Frame 1 (no input): blank canvas, image omitted
Frame 60 (no input): blank canvas, image omitted
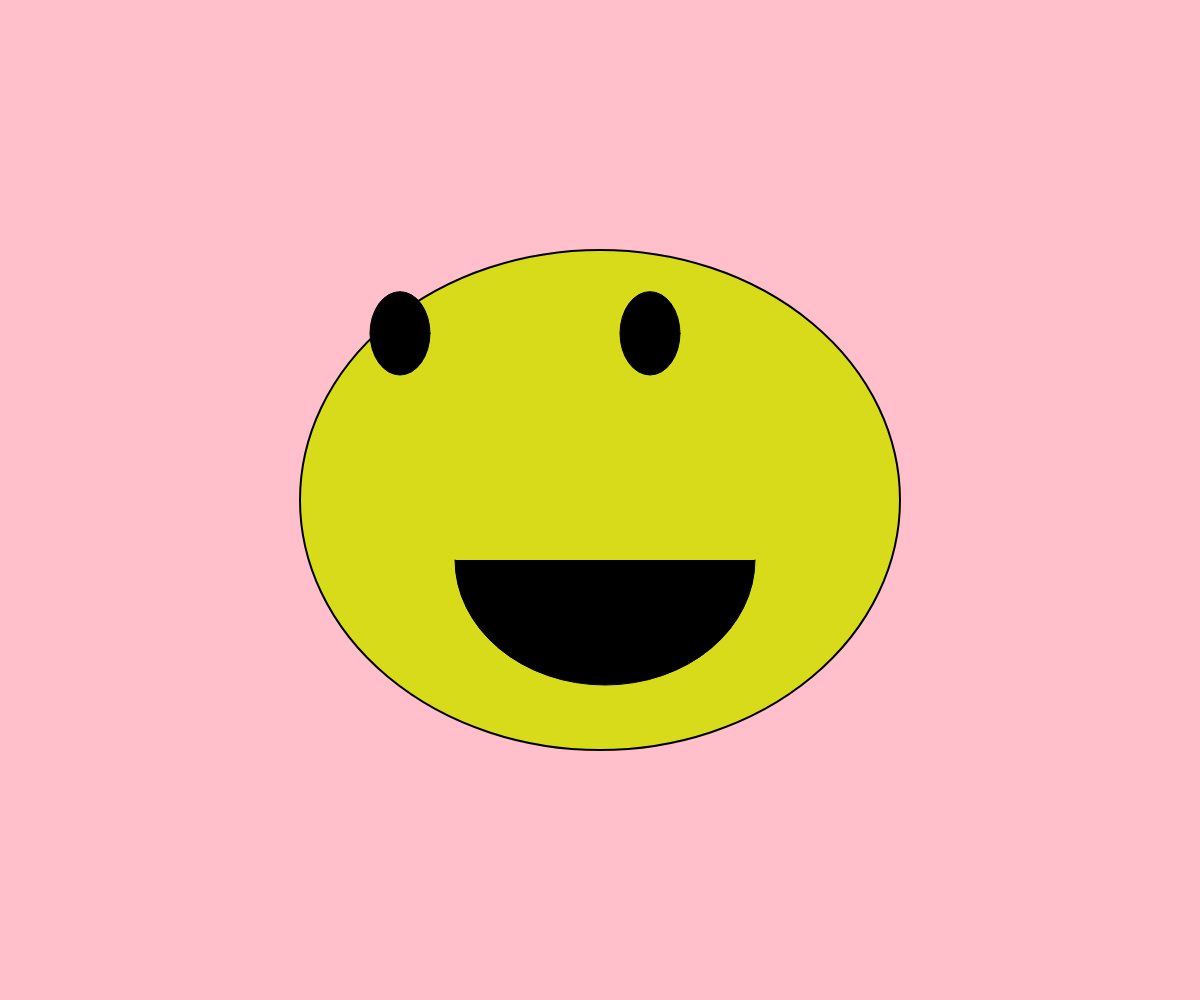
Frame 120 (the mouse pressed at the canvas centre since frame 60)

The p5.js sketch whose frames 1 and 60 were blank and that drew this single picture after the mouse press (run headless with seeded random() and noise() and a simulated clock; from frame 60 on, the mouse is pressed at the canvas centre):

// p5.js sketch
// ── sketch.js
function setup(){
  createCanvas(windowWidth, windowHeight);
}
function draw(){
  //ellipse and fill makes green head
  // stroke and strokeWeight define color and weight of strokeWeight
  //mouseX makes ellipse follow mouse coordinates. pmousex is previous mouse coordinates.
  //background refreshes it, so circles do no repeat, just one circle following mouse.
  background('pink')
  noCursor();
  push();
  stroke(0);
  strokeWeight(2);
  fill('rgb(215, 219, 26)');
  ellipse(mouseX, mouseY, pmouseX, pmouseY);
  pop();
  //fill with 0 makes eyes black, ellipse makes them round
  push();
  fill(0)
  ellipse(mouseX/1.5, mouseY/1.5, pmouseX/10, pmouseY/6);
  ellipse(mouseX + 50, mouseY/1.5, pmouseX/10, pmouseY/6);
  pop();
  //fill with 0 makes mouth black, arc makes mouth shape
  push();
  fill(0);
  arc(mouseX + 5, mouseY + 60, pmouseX/2, pmouseY/2, TWO_PI, PI);
  pop();

}
